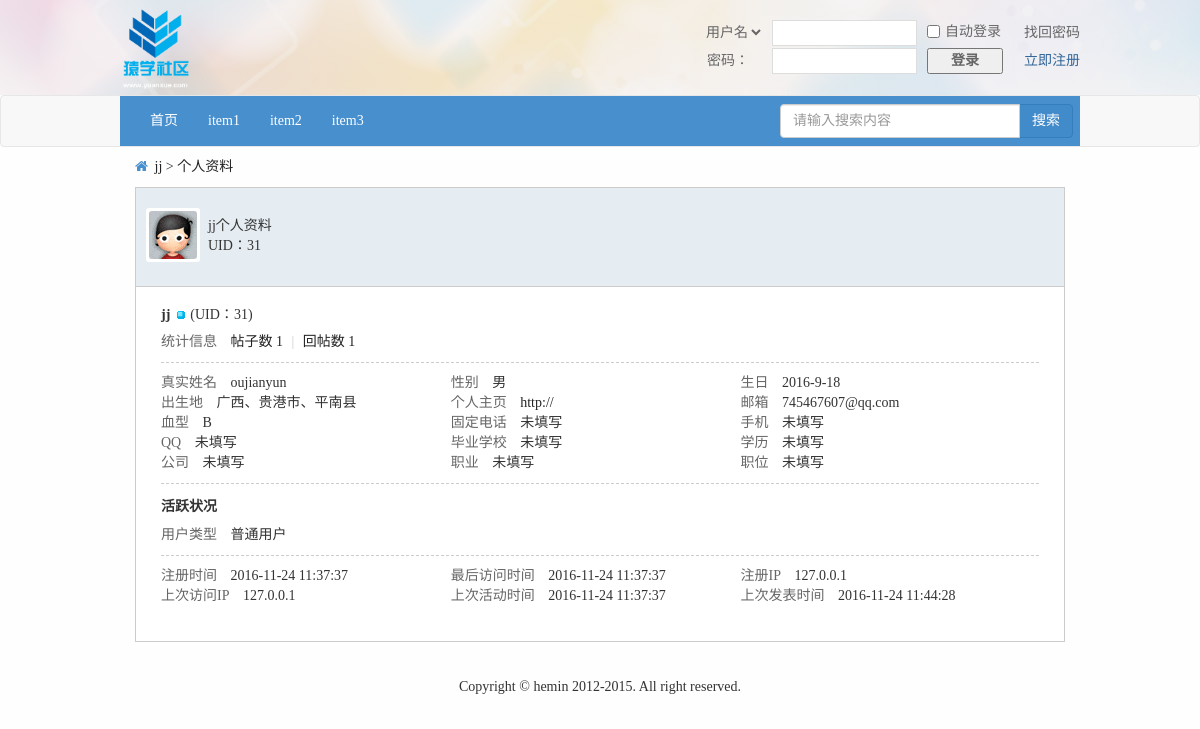
The page /userProfile.php?uid=31 on the database its author committed.
### tables this page shows
CREATE TABLE IF NOT EXISTS `user` (
  `id` int(20) NOT NULL AUTO_INCREMENT COMMENT '唯一标识符',
  `name` varchar(200) NOT NULL COMMENT '用户名称',
  `psw` varchar(200) NOT NULL COMMENT '用户密码',
  `sex` varchar(200) NOT NULL DEFAULT '未填写' COMMENT '用户性别',
  `email` varchar(200) NOT NULL COMMENT '邮箱地址',
  `qq` varchar(200) NOT NULL DEFAULT '未填写' COMMENT '用户qq',
  `photo` varchar(200) NOT NULL COMMENT '用户头像',
  `level` int(11) NOT NULL DEFAULT '0' COMMENT '用户权限',
  `reallyName` varchar(200) NOT NULL DEFAULT '未填写' COMMENT '用户真实姓名',
  `birthday` varchar(200) NOT NULL DEFAULT '未填写' COMMENT '用户生日',
  `homeplace` varchar(200) NOT NULL DEFAULT '未填写' COMMENT '用户出生地',
  `bloodType` varchar(200) NOT NULL DEFAULT '未填写' COMMENT '用户血型',
  `fixedTel` varchar(200) NOT NULL DEFAULT '未填写' COMMENT '用户固定电话',
  `phone` varchar(200) NOT NULL DEFAULT '未填写' COMMENT '用户电话',
  `website` varchar(200) NOT NULL DEFAULT 'http://' COMMENT '用户主页',
  `school` varchar(200) NOT NULL DEFAULT '未填写' COMMENT '用户毕业学校',
  `degree` varchar(200) NOT NULL DEFAULT '未填写' COMMENT '用户学历',
  `company` varchar(200) NOT NULL DEFAULT '未填写' COMMENT '用户公司',
  `profession` varchar(200) NOT NULL DEFAULT '未填写' COMMENT '用户职业',
  `job` varchar(200) NOT NULL DEFAULT '未填写' COMMENT '用户职位',
  `income` varchar(200) NOT NULL DEFAULT '未填写' COMMENT '用户年收入',
  `registerTime` datetime NOT NULL COMMENT '注册时间',
  `lastLogin` datetime NOT NULL COMMENT '最后一次登录时间',
  PRIMARY KEY (`id`)
);

CREATE TABLE IF NOT EXISTS `post` (
  `postId` int(11) NOT NULL AUTO_INCREMENT COMMENT '帖子id',
  `postTitle` varchar(200) NOT NULL COMMENT '帖子标题',
  `postContent` varchar(2000) NOT NULL COMMENT '帖子内容',
  `postTime` datetime NOT NULL COMMENT '发帖时间',
  `tsmoduleId` int(11) NOT NULL COMMENT '所属子版块的id',
  `times` int(11) NOT NULL COMMENT '浏览次数',
  `postuid` int(11) NOT NULL COMMENT '发帖人id',
  `isTop` int(11) NOT NULL DEFAULT '0' COMMENT '是否置顶',
  `isBoutique` int(11) NOT NULL DEFAULT '0' COMMENT '是否加精',
  `updateTime` datetime NOT NULL COMMENT '当前条帖子有回复就更新',
  PRIMARY KEY (`postId`)
);

### inc/mysql.func.php (called while the page is built, shortened)
<?php
    function execute($link, $sql){
        $result = mysqli_query($link, $sql);
        return $result;
    }
    function nums($link, $sql){
        return mysqli_num_rows(execute($link, $sql));
    }
    function fetch_array($result){
        return mysqli_fetch_assoc($result);
    }
?>

### userProfile.php (the view, shortened to what this page needs)
<!DOCTYPE html>
<html lang="en">
<head>
    <link rel="stylesheet" href="font/css/font-awesome.min.css">
    <link rel="stylesheet" href="css/bootstrap/css/bootstrap.min.css">
    <link rel="stylesheet" href="css/common.css">
    <link rel="stylesheet" href="css/profile.css">
</head>
<?php
    $link = connect();
    $sql_sel = "select * from user where id={$_GET['uid']}";
    $result_sel = execute($link, $sql_sel);
    $data = fetch_array($result_sel);
    $sql_total = "select * from post where postuid={$_GET['uid']} ORDER BY postId DESC";
    $data_post = fetch_array(execute($link, $sql_total));
    $count = nums($link, $sql_total);
    $sql_reply_total = "select * from reply where ruid={$_GET['uid']}";
    $reply_count = nums($link, $sql_reply_total);
    $upicurl = "";
    if(!empty($data_user['photo'])){
        $upicurl = $data_user['photo'];
    }else{
        $upicurl = "img/noavatar_small.gif";
    }
?>
<body>
<?php include_once "inc/header.inc.php"?>
<?php include_once "inc/nav.inc.php"?>
<div id="position">
    <div class="container">
        <i class="fa fa-home"></i>
        <a href="userprofile.php?uid=<?php echo $data['id'];?>"><?php echo $data['name'];?></a>
        >
        <a href="#">个人资料</a>
    </div>
</div>
<div id="profile">
    <div class="container">
        <div class="profile-h">
            <a href="userProfile.php?uid=<?php echo $data['id'];?>"><img src="<?php echo $upicurl;?>" width="48" height="48"></a>
            <div class="info">
                <?php echo $data['name']?>个人资料<br>
                UID：<?php echo $data['id']?>
            </div>
        </div>
        <div class="person-info">
            <div class="block">
                <h2 class="mbn"><?php echo $data['name']?> <img src="img/ol.gif" alt=""> <span class="xw0">(UID：<?php echo $data['id']?>)</span></h2>
                <ul class="pbm">
                    <li>
                        <em class="xg2">统计信息</em>
                        <a href="userPost.php?uid=<?php echo $data['id'];?>">帖子数 <?php echo $count;?></a>
                        <span class="pipe">|</span>
                        <a href="#">回帖数 <?php echo $reply_count;?></a>
                    </li>
                </ul>
                <ul class="pbm pf_l">
                    <li>
                        <em class="xg2">真实姓名</em>
                        <?php echo $data['reallyName']?>
                    </li>
                    <li>
                        <em class="xg2">性别</em>
                        <?php echo $data['sex']?>
                    </li>
                    <li>
                        <em class="xg2">生日</em>
                        <?php echo $data['birthday']?>
                    </li>
                    <li>
                        <em class="xg2">出生地</em>
                        <?php echo $data['homeplace']?>
                    </li>
                    <li>
                        <em class="xg2">个人主页</em>
                        <a href="#"><?php echo $data['website']?></a>
                    </li>
                    <li>
                        <em class="xg2">邮箱</em>
                        <?php echo $data['email']?>
                    </li>
                    <li>
                        <em class="xg2">血型</em>
                        <?php echo $data['bloodType']?>
                    </li>
                    <li>
                        <em class="xg2">固定电话</em>
                        <?php echo $data['fixedTel']?>
                    </li>
                    <li>
                        <em class="xg2">手机</em>
                        <?php echo $data['phone']?>
                    </li>
                    <li>
                        <em class="xg2">QQ</em>
                        <?php echo $data['qq']?>
                    </li>
                    <li>
                        <em class="xg2">毕业学校</em>
                        <?php echo $data['school']?>
                    </li>
                    <li>
                        <em class="xg2">学历</em>
                        <?php echo $data['degree']?>
                    </li>
                    <li>
                        <em class="xg2">公司</em>
                        <?php echo $data['company']?>
                    </li>
                    <li>
                        <em class="xg2">职业</em>
                        <?php echo $data['profession']?>
                    </li>
                    <li>
                        <em class="xg2">职位</em>
                        <?php echo $data['job']?>
                    </li>
                </ul>
            </div>
            <div class="block">
                <h2 class="mbn">活跃状况</h2>
                <ul class="pbm">
                    <li>
                        <em class="xg2">用户类型</em>
                        普通用户
                    </li>
                </ul>
                <ul class="pbm pf_l" style="border-bottom: none;">
                    <li>
                        <em class="xg2">注册时间</em>
                        <?php echo $data['registerTime']?>
                    </li>
                    <li>
                        <em class="xg2">最后访问时间</em>
                        <?php echo $data['lastLogin']?>
                    </li>
                    <li>
                        <em class="xg2">注册IP</em>
                        <?php echo $_SERVER['REMOTE_ADDR'];?>
                    </li>
                    <li>
                        <em class="xg2">上次访问IP</em>
                        <?php echo $_SERVER['REMOTE_ADDR'];?>
                    </li>
                    <li>
                        <em class="xg2">上次活动时间</em>
                        <?php echo $data['lastLogin']?>
                    </li>
                    <li>
                        <em class="xg2">上次发表时间</em>
                        <?php echo $data_post['postTime'];?>
                    </li>
                </ul>
            </div>
        </div>
    </div>
</div>
<?php include_once "inc/footer.inc.php"?>
</body>
</html>

### css/common.css (style rules this page uses)
html, body, div, ul, li, h1, h2, h3, h4, h5, h6, p, dl, dt, dd, ol, form, input, textarea, th, td, select { margin: 0; padding: 0; }
* { box-sizing: border-box; }
html, body { min-height: 100%; }
body { font-family: "Microsoft YaHei"; font-size:14px; color:#333; background-color: #f2f9fd; }
h1, h2, h3, h4, h5, h6 { font-weight:normal; }
ul,ol { list-style: none; }
img { border: none; vertical-align: middle; }
a { text-decoration: none; color: #232323; }
body { background: #fefefe; }
.container { width: 960px; }
.pipe { margin: 0 5px; color: #ccc; }
#position { height: 20px; line-height: 20px; margin-top: 10px; }
#position .container { line-height: 20px; }
#position .container i { font-size: 14px; color: #488FCE; margin-right: 3px; }

### css/profile.css (style rules this page uses)
#profile { margin-top: 10px; }
#profile .profile-h { height: 100px; padding-top: 10px; padding-left: 10px; border: 1px solid #CCC; background: #E5EDF2; }
#profile .profile-h a { display: inline-block; padding: 3px; background-color: #fff; border-radius: 3px; margin-top: 10px; float: left; }
#profile .profile-h a img { border-radius: 3px; }
#profile .profile-h .info { float: left; margin-top: 18px; margin-left: 8px; }
#profile .person-info { background-color: #fff; padding-top: 20px; padding-left: 25px; padding-bottom: 10px; padding-right: 25px; border: 1px solid #CCC; border-top: none; }
#profile .person-info .block { margin-bottom: 15px; }
#profile .person-info .block .mbn { font-size:14px; font-weight: 600; }
.xw0 { font-weight: 400; }
.pbm { padding-bottom: 10px; margin-top: 10px; border-bottom: 1px dashed #ccc; }
em { font-style: normal; }
.xg2 { color: #666; margin-right: 10px; }
.pipe { margin: 0 5px; color: #CCC; }
.pf_l { overflow: hidden; }
.pf_l li { float: left; width: 33%; }

### rows shown on the page
user: name "jj", id "31", reallyName "oujianyun", sex "男", birthday "2016-9-18", homeplace "广西、贵港市、平南县", website "http://", email "745467607@qq.com", bloodType "B", fixedTel "未填写", phone "未填写", qq "未填写", school "未填写", degree "未填写", company "未填写", profession "未填写", job "未填写", registerTime "2016-11-24 11:37:37", lastLogin "2016-11-24 11:37:37"
post: postTime "2016-11-24 11:44:28"

### other values the page prints
$count "1"
$reply_count "1"
$_SERVER['REMOTE_ADDR'] "127.0.0.1"
